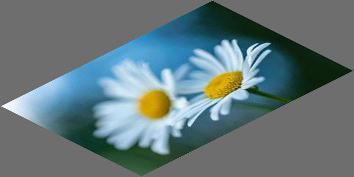
#> input picture img.jpg, 354 x 177 px
$ jupyter execute transformation.ipynb   (shell and % lines are left out)
#> lines starting #> are read from the running program, lines starting #| are printed output that depends on the picture
[cell 1]
#img rotation
from PIL import Image
import numpy as np
from scipy import ndimage
from matplotlib import pyplot as plt
a=Image.open('img.jpg')
#> a is the input picture: PIL image 354x177 RGB; mean R, G, B 101.6, 119.4, 122.5
b=np.array(a)
c=ndimage.rotate(b,45,cval=110)
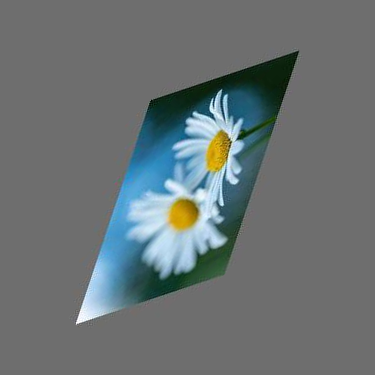
#> c: shape (375, 375, 3); mean R, G, B 106.3, 114.2, 115.6
d=Image.fromarray(c)
d.save('img.jpg')
plt.imshow(d)

[cell 2]
#image scaling
from PIL import Image
import numpy as np
from scipy import ndimage
from matplotlib import pyplot as plt
a=Image.open('img.jpg')
#> a: PIL image 375x375 RGB
b=np.array(a)
c=ndimage.zoom(b,(.5,1,1))
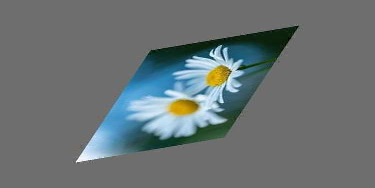
#> c: shape (188, 375, 3); mean R, G, B 106.3, 114.2, 115.6
d=Image.fromarray(c)
d.save('img.jpg')
plt.imshow(d)

[cell 3]
#image scaling
from PIL import Image
import numpy as np
from scipy import ndimage
from matplotlib import pyplot as plt
a=Image.open('img.jpg')
#> a: PIL image 375x188 RGB
b=np.array(a)
h,w,c=b.shape
#> h = 188; w = 375; c = 3
d=np.array([[1,0.5,0],[0.5,1,0],[0,0,1]])
e=ndimage.affine_transform(b,d)
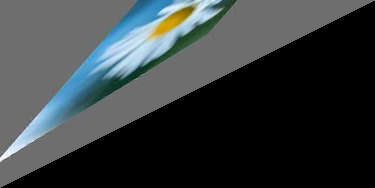
#> e: shape (188, 375, 3); mean R, G, B 55.3, 61.1, 62.8
plt.imshow(e)
